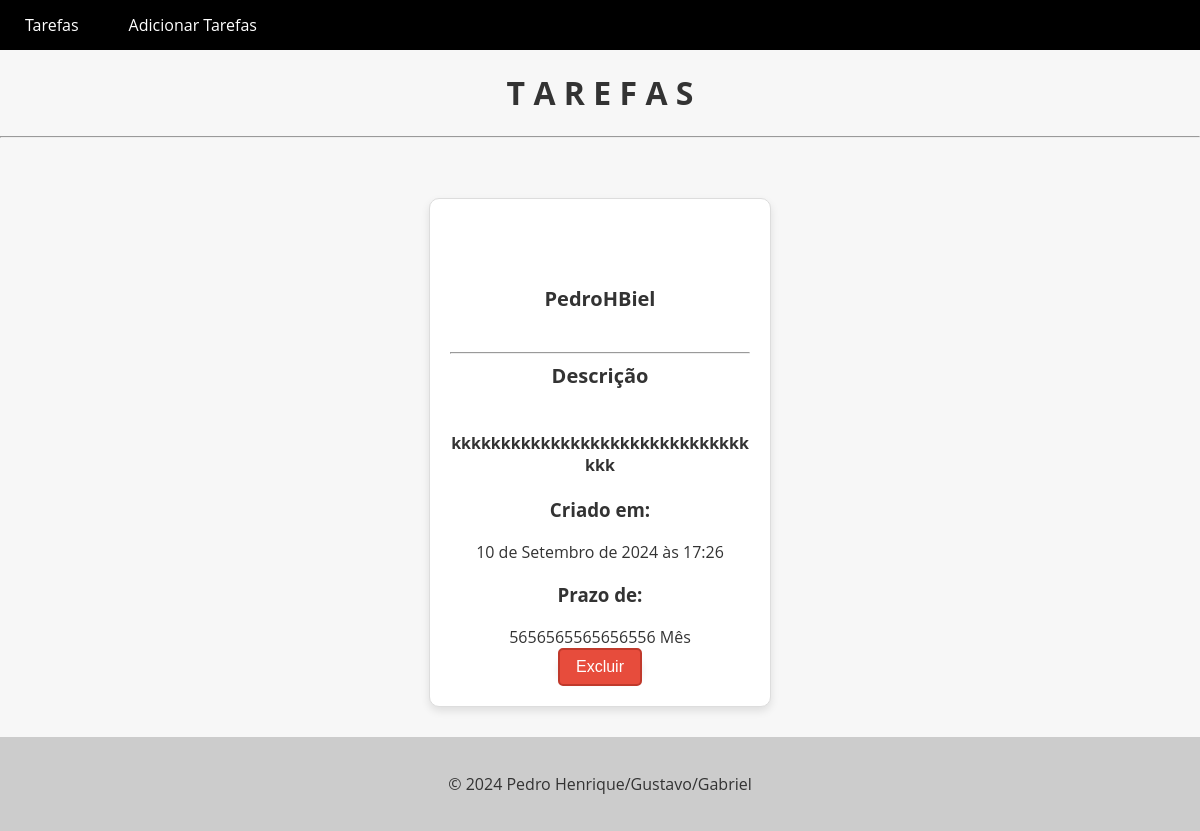
The page /list/ on the database as committed earlier.
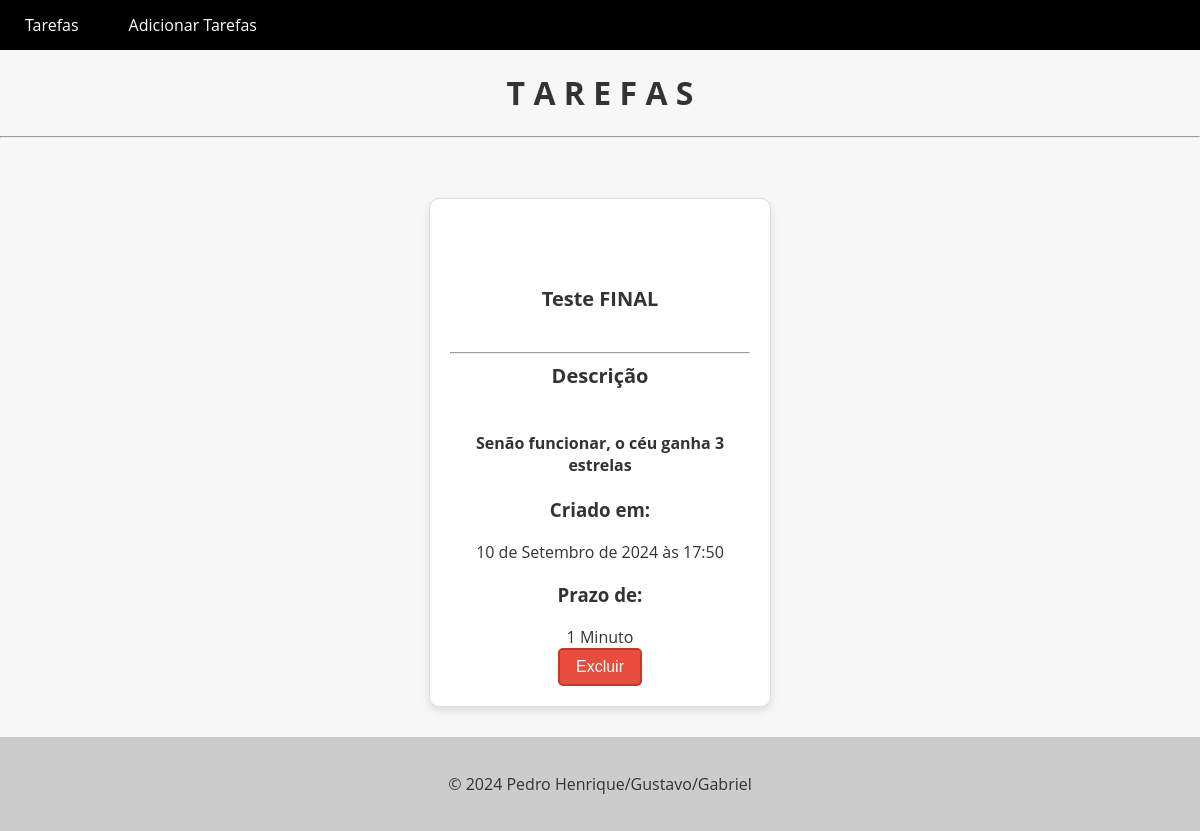
The same page on the database as committed later.
### app/models.py (models this page shows, shortened)
class list(models.Model):
    id=models.AutoField(primary_key=True)
    Name=models.CharField(blank=False, null=False, max_length=100, verbose_name="Nome")
    Create_At = models.DateTimeField(auto_now_add=True, null=True, blank=True, verbose_name="Criado em")
    Description=models.CharField(blank=True, null=True, max_length=500, verbose_name="Descrição")
    Deadline=models.IntegerField(blank=False, null=True, verbose_name="Prazo de")
    TimeScale = models.ForeignKey(TimeScale, on_delete=models.PROTECT, null=True, blank=True, related_name='list_TimeScale', verbose_name="")
    Finished_At=models.DateTimeField(null=True, blank=True)

class TimeScale(models.Model):
    id = models.AutoField(primary_key=True)
    name = models.CharField(max_length=200)
    def __str__(self) -> str:
        return self.name

### app/views.py (the view)
# urls.py: path('list/', list_view, name='list_view'),
def list_view(request):
    all_list = list.objects.all()
    search = request.GET.get('search')
    if search:
        all_list = list.objects.filter(Name__icontains=search)  # Use o campo correto para a busca
    else:
        all_list = list.objects.all()
    return render(request, 'list.html', {'all_list': all_list})

### app/templates/list.html (shortened to what this page needs)
{% extends "base.html" %}
{% block content %}
  <div class="tarefa-grid">
    {% if all_list %}
      {% for tarefas in all_list %}
        <div class="list-card">
          <br> <br> <br>
          <h2>{{ tarefas.Name }}</h2> <br>
          <hr>
          <h2>Descrição</h2>
          <h4> <br> {{ tarefas.Description }}</h4>
          <p>
            <h3>Criado em:</h3>{{ tarefas.Create_At }}<br>
            <h3>Prazo de:</h3>{{ tarefas.Deadline }} {{ tarefas.TimeScale }}</h3>
          </p>
          <form method="POST" action="{% url 'delete_task' tarefas.id %}" style="display:inline;">
            <button type="submit" class="delete-button" onclick="return confirm('Tem certeza de que deseja excluir esta tarefa?');">Excluir</button>
        </form>
        </div>
      {% endfor %}
    {% else %}
      <p class="no-results">Nenhuma tarefa encontrada.</p>
    {% endif %}
  </div>
{% endblock content %}

### app/templates/base.html (shortened to what this page needs)
{% load static %}
<!DOCTYPE html>
<html lang='pt-BR'>
    <head>
        <link rel="stylesheet" href="{% static 'css/styles.css' %}">
        <link rel="stylesheet" href="{% static 'css/list.css' %}">
        <link rel="stylesheet" href="{% static 'css/EditButton.css' %}">
    </head>
    <body>
        <header>
            <nav>
              <ul>
                <li><a link href="{% url 'list_view' %}">Tarefas</a></li>
                <li><a href="{% url 'form_view' %}">Adicionar Tarefas</a></li>
              </ul>
            </nav>
        </header>
        <center>
        <h1> T A R E F A S</h1>
        <hr>
        </center>
        <br>
        <main>
            {% block content %}{% endblock %}
        </main>
        <footer>
            <p>&copy; 2024 Pedro Henrique/Gustavo/Gabriel</p>
        </footer>
    </body>
</html>

### STATIC/CSS/styles.css (style rules this page uses)
body { font-family: 'Segoe UI', Tahoma, Geneva, Verdana, sans-serif; background-color: #f4f4f4; margin: 0; padding: 0; color: #333; }
form { display: flex; border-radius: 25px; overflow: hidden; background: #fff; box-shadow: 0 4px 8px rgba(0,0,0,0.1); }
.tarefa-grid { display: flex; flex-wrap: wrap; justify-content: center; padding: 20px; }
.list-card { background-color: #fff; border: 1px solid #ddd; border-radius: 10px; box-shadow: 0 4px 8px rgba(0,0,0,0.1); margin: 10px; padding: 20px; width: 300px; text-align: center; transition: box-shadow 0.3s ease, transform 0.2s ease; overflow: hidden; word-wrap: break-word; }
.list-card h2, .list-card p { margin: 0; padding: 0; }
.list-card h2 { font-size: 20px; margin-bottom: 10px; }
.list-card p { font-size: 14px; color: #666; }
button { cursor: pointer; border: none; background: none; font-size: 18px; color: #555; transition: color 0.3s ease; }
.delete-button { background-color: #e74c3c; color: white; border-radius: 5px; padding: 8px 16px; font-size: 16px; border: 2px solid #c0392b; transition: background-color 0.3s ease, transform 0.2s ease, border-color 0.3s ease; }

### STATIC/CSS/list.css (style rules this page uses)
body { font-family: 'Open Sans', sans-serif; background-color: #f7f7f7; color: #333; margin: 0; padding: 0; }
header { background-color: hsl(0, 0%, 0%); color: #fff; text-align: center; }
footer { background-color: #ccc; color: #333; padding: 20px; text-align: center; }
nav { background-color: #000000; color: #fff; height: 50px; display: flex; justify-content: space-between; align-items: center; }
nav ul { list-style: none; margin: 0; padding: 0; display: flex; }
nav ul li { margin: 0 10px; }
nav ul li a { color: #fff; text-decoration: none; font-size: 16px; padding: 15px; transition: all 0.3s ease; }

Rows that differ between the two databases and show on the page:
removed list: Name "PedroHBiel", Description "kkkkkkkkkkkkkkkkkkkkkkkkkkkkkkkkk", Create_At "10 de Setembro de 2024 às 17:26", Deadline "5656565565656556", TimeScale "Mês"
added list: Name "Teste FINAL", Description "Senão funcionar, o céu ganha 3 estrelas", Create_At "10 de Setembro de 2024 às 17:50", Deadline "1", TimeScale "Minuto"
